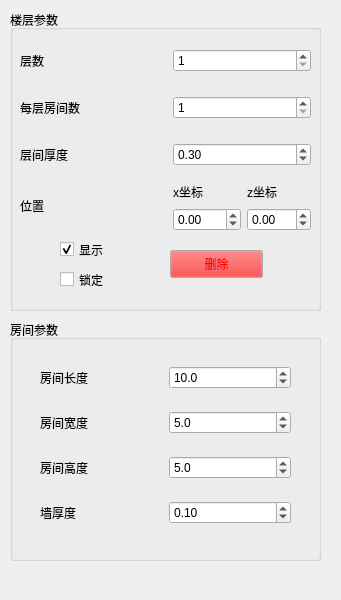
<?xml version="1.0" encoding="UTF-8"?>
<ui version="4.0">
 <class>BuildingControl</class>
 <widget class="QWidget" name="BuildingControl">
  <property name="geometry">
   <rect>
    <x>0</x>
    <y>0</y>
    <width>341</width>
    <height>600</height>
   </rect>
  </property>
  <property name="maximumSize">
   <size>
    <width>360</width>
    <height>600</height>
   </size>
  </property>
  <property name="windowTitle">
   <string>Form</string>
  </property>
  <widget class="QGroupBox" name="floor_box">
   <property name="geometry">
    <rect>
     <x>10</x>
     <y>10</y>
     <width>311</width>
     <height>301</height>
    </rect>
   </property>
   <property name="title">
    <string>楼层参数</string>
   </property>
   <widget class="QWidget" name="gridLayoutWidget">
    <property name="geometry">
     <rect>
      <x>10</x>
      <y>30</y>
      <width>291</width>
      <height>191</height>
     </rect>
    </property>
    <layout class="QGridLayout" name="gridLayout">
     <item row="7" column="4">
      <widget class="QDoubleSpinBox" name="spin_z">
       <property name="minimum">
        <double>-99.989999999999995</double>
       </property>
       <property name="singleStep">
        <double>0.100000000000000</double>
       </property>
      </widget>
     </item>
     <item row="6" column="3">
      <widget class="QLabel" name="label_2">
       <property name="text">
        <string>x坐标</string>
       </property>
      </widget>
     </item>
     <item row="6" column="0" rowspan="2" colspan="2">
      <widget class="QLabel" name="label">
       <property name="text">
        <string>位置</string>
       </property>
      </widget>
     </item>
     <item row="6" column="4">
      <widget class="QLabel" name="label_3">
       <property name="text">
        <string>z坐标</string>
       </property>
      </widget>
     </item>
     <item row="7" column="3">
      <widget class="QDoubleSpinBox" name="spin_x">
       <property name="minimum">
        <double>-100.000000000000000</double>
       </property>
       <property name="singleStep">
        <double>0.100000000000000</double>
       </property>
      </widget>
     </item>
     <item row="0" column="2" rowspan="8">
      <spacer name="verticalSpacer">
       <property name="orientation">
        <enum>Qt::Vertical</enum>
       </property>
       <property name="sizeHint" stdset="0">
        <size>
         <width>20</width>
         <height>40</height>
        </size>
       </property>
      </spacer>
     </item>
     <item row="0" column="0" rowspan="2" colspan="2">
      <widget class="QLabel" name="label_floors">
       <property name="text">
        <string>层数</string>
       </property>
      </widget>
     </item>
     <item row="4" column="0" rowspan="2" colspan="2">
      <widget class="QLabel" name="label_floor_thickness">
       <property name="text">
        <string>层间厚度</string>
       </property>
      </widget>
     </item>
     <item row="2" column="0" rowspan="2" colspan="2">
      <widget class="QLabel" name="label_rooms">
       <property name="text">
        <string>每层房间数</string>
       </property>
      </widget>
     </item>
     <item row="4" column="3" rowspan="2" colspan="2">
      <widget class="QDoubleSpinBox" name="spin_floor_thickness">
       <property name="minimum">
        <double>0.100000000000000</double>
       </property>
       <property name="maximum">
        <double>2.000000000000000</double>
       </property>
       <property name="singleStep">
        <double>0.050000000000000</double>
       </property>
       <property name="value">
        <double>0.300000000000000</double>
       </property>
      </widget>
     </item>
     <item row="2" column="3" rowspan="2" colspan="2">
      <widget class="QSpinBox" name="spin_rooms">
       <property name="minimum">
        <number>1</number>
       </property>
       <property name="maximum">
        <number>20</number>
       </property>
      </widget>
     </item>
     <item row="0" column="3" rowspan="2" colspan="2">
      <widget class="QSpinBox" name="spin_floors">
       <property name="accelerated">
        <bool>false</bool>
       </property>
       <property name="minimum">
        <number>1</number>
       </property>
      </widget>
     </item>
    </layout>
   </widget>
   <widget class="QCheckBox" name="show_check">
    <property name="geometry">
     <rect>
      <x>50</x>
      <y>230</y>
      <width>91</width>
      <height>19</height>
     </rect>
    </property>
    <property name="text">
     <string>显示</string>
    </property>
    <property name="checked">
     <bool>true</bool>
    </property>
   </widget>
   <widget class="QCheckBox" name="lock_check">
    <property name="geometry">
     <rect>
      <x>50</x>
      <y>260</y>
      <width>91</width>
      <height>19</height>
     </rect>
    </property>
    <property name="text">
     <string>锁定</string>
    </property>
   </widget>
   <widget class="QPushButton" name="delete_button">
    <property name="geometry">
     <rect>
      <x>160</x>
      <y>240</y>
      <width>93</width>
      <height>28</height>
     </rect>
    </property>
    <property name="palette">
     <palette>
      <active>
       <colorrole role="WindowText">
        <brush brushstyle="SolidPattern">
         <color alpha="255">
          <red>255</red>
          <green>0</green>
          <blue>0</blue>
         </color>
        </brush>
       </colorrole>
       <colorrole role="Button">
        <brush brushstyle="SolidPattern">
         <color alpha="255">
          <red>255</red>
          <green>0</green>
          <blue>0</blue>
         </color>
        </brush>
       </colorrole>
       <colorrole role="ButtonText">
        <brush brushstyle="SolidPattern">
         <color alpha="255">
          <red>255</red>
          <green>0</green>
          <blue>0</blue>
         </color>
        </brush>
       </colorrole>
      </active>
      <inactive>
       <colorrole role="WindowText">
        <brush brushstyle="SolidPattern">
         <color alpha="255">
          <red>255</red>
          <green>0</green>
          <blue>0</blue>
         </color>
        </brush>
       </colorrole>
       <colorrole role="Button">
        <brush brushstyle="SolidPattern">
         <color alpha="255">
          <red>255</red>
          <green>0</green>
          <blue>0</blue>
         </color>
        </brush>
       </colorrole>
       <colorrole role="ButtonText">
        <brush brushstyle="SolidPattern">
         <color alpha="255">
          <red>255</red>
          <green>0</green>
          <blue>0</blue>
         </color>
        </brush>
       </colorrole>
      </inactive>
      <disabled>
       <colorrole role="WindowText">
        <brush brushstyle="SolidPattern">
         <color alpha="255">
          <red>120</red>
          <green>120</green>
          <blue>120</blue>
         </color>
        </brush>
       </colorrole>
       <colorrole role="Button">
        <brush brushstyle="SolidPattern">
         <color alpha="255">
          <red>255</red>
          <green>0</green>
          <blue>0</blue>
         </color>
        </brush>
       </colorrole>
       <colorrole role="ButtonText">
        <brush brushstyle="SolidPattern">
         <color alpha="255">
          <red>120</red>
          <green>120</green>
          <blue>120</blue>
         </color>
        </brush>
       </colorrole>
      </disabled>
     </palette>
    </property>
    <property name="text">
     <string>删除</string>
    </property>
   </widget>
  </widget>
  <widget class="QGroupBox" name="room_box">
   <property name="geometry">
    <rect>
     <x>10</x>
     <y>320</y>
     <width>311</width>
     <height>241</height>
    </rect>
   </property>
   <property name="title">
    <string>房间参数</string>
   </property>
   <widget class="QWidget" name="gridLayoutWidget_2">
    <property name="geometry">
     <rect>
      <x>30</x>
      <y>30</y>
      <width>251</width>
      <height>191</height>
     </rect>
    </property>
    <layout class="QGridLayout" name="gridLayout_2">
     <property name="sizeConstraint">
      <enum>QLayout::SetDefaultConstraint</enum>
     </property>
     <item row="3" column="0">
      <widget class="QLabel" name="label_room_width">
       <property name="text">
        <string>房间宽度</string>
       </property>
      </widget>
     </item>
     <item row="4" column="0">
      <widget class="QLabel" name="label_room_height">
       <property name="text">
        <string>房间高度</string>
       </property>
      </widget>
     </item>
     <item row="1" column="1">
      <widget class="QDoubleSpinBox" name="spin_room_length">
       <property name="decimals">
        <number>1</number>
       </property>
       <property name="minimum">
        <double>2.000000000000000</double>
       </property>
       <property name="maximum">
        <double>50.000000000000000</double>
       </property>
       <property name="singleStep">
        <double>0.200000000000000</double>
       </property>
       <property name="value">
        <double>10.000000000000000</double>
       </property>
      </widget>
     </item>
     <item row="3" column="1">
      <widget class="QDoubleSpinBox" name="spin_room_width">
       <property name="decimals">
        <number>1</number>
       </property>
       <property name="minimum">
        <double>2.000000000000000</double>
       </property>
       <property name="maximum">
        <double>50.000000000000000</double>
       </property>
       <property name="singleStep">
        <double>0.200000000000000</double>
       </property>
       <property name="value">
        <double>5.000000000000000</double>
       </property>
      </widget>
     </item>
     <item row="4" column="1">
      <widget class="QDoubleSpinBox" name="spin_room_height">
       <property name="decimals">
        <number>1</number>
       </property>
       <property name="minimum">
        <double>2.000000000000000</double>
       </property>
       <property name="maximum">
        <double>50.000000000000000</double>
       </property>
       <property name="singleStep">
        <double>0.200000000000000</double>
       </property>
       <property name="value">
        <double>5.000000000000000</double>
       </property>
      </widget>
     </item>
     <item row="1" column="0">
      <widget class="QLabel" name="label_room_length">
       <property name="font">
        <font>
         <weight>50</weight>
         <italic>false</italic>
         <bold>false</bold>
         <underline>false</underline>
         <strikeout>false</strikeout>
         <stylestrategy>PreferDefault</stylestrategy>
         <kerning>true</kerning>
        </font>
       </property>
       <property name="text">
        <string>房间长度    </string>
       </property>
       <property name="wordWrap">
        <bool>false</bool>
       </property>
      </widget>
     </item>
     <item row="5" column="0">
      <widget class="QLabel" name="label_wall_thickness">
       <property name="text">
        <string>墙厚度</string>
       </property>
      </widget>
     </item>
     <item row="5" column="1">
      <widget class="QDoubleSpinBox" name="spin_wall_thickness">
       <property name="minimum">
        <double>0.050000000000000</double>
       </property>
       <property name="maximum">
        <double>2.000000000000000</double>
       </property>
       <property name="singleStep">
        <double>0.050000000000000</double>
       </property>
       <property name="value">
        <double>0.100000000000000</double>
       </property>
      </widget>
     </item>
    </layout>
   </widget>
  </widget>
 </widget>
 <resources/>
 <connections/>
</ui>
